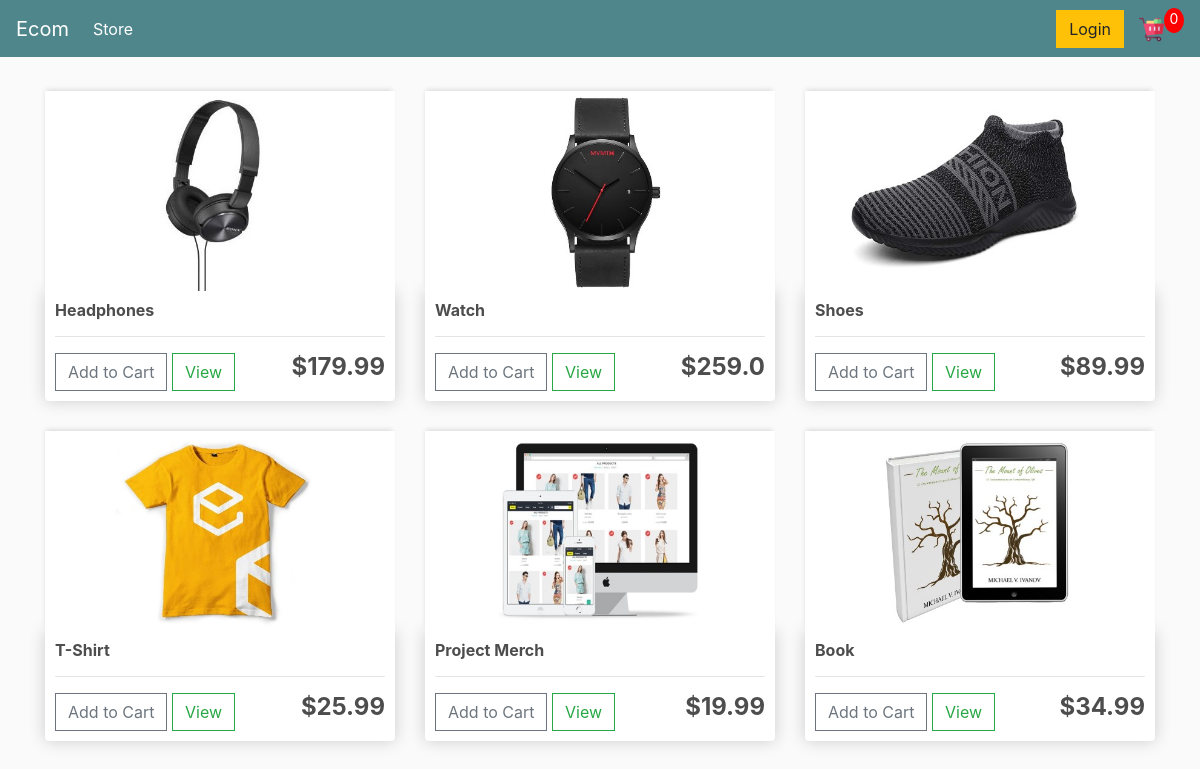
The page / on the database its author committed.
### store/models.py (models this page shows, shortened)
class Product(models.Model):
	name = models.CharField(max_length=300)
	price = models.FloatField()
	digital = models.BooleanField(default=False, null=True, blank=True)
	image = models.ImageField(null=True, blank=True)
	@property
	def imageURL(self):
		try:
			url = self.image.url
		except:
			url=''
		return url

### store/views.py (the view)
# urls.py: path('', views.storeHandler, name='store'),
def storeHandler(request):
	products = Product.objects.all()
	context = {
		'products':products
	}
	return render(request, 'store/store.html', context)

### store/templates/store/store.html
{% extends 'store/main.html' %}
{% load static %}
{% block content %}
    <div class="row">
        {% for product in products %}
            <div class="col-lg-4">
                <img class="thumbnail" src="{{product.imageURL}}">
                <div class="box-element product" style="margin-top: 0; margin-bottom: 20px;">
                    <h6><strong>{{product.name}}</strong></h6>
                    <hr>
                    <button  class="btn btn-outline-secondary add-btn">Add to Cart</button>
                    <a class="btn btn-outline-success" href="#">View</a>
                    <h4 style="display: inline-block; float: right"><strong>${{product.price}}</strong></h4>
                </div>
            </div>
        {% endfor %}
    </div>
{% endblock content %}

### store/templates/store/main.html (shortened to what this page needs)
<!DOCTYPE html>
{% load static %}
<html>
<head>
	<link rel="stylesheet" href="https://stackpath.bootstrapcdn.com/bootstrap/4.4.1/css/bootstrap.min.css">
	<link rel="stylesheet" type="text/css" href="{% static 'css/main.css' %}">
</head>
<body>
	<nav class="navbar navbar-expand-lg navbar-dark bg-dark">
	  <a class="navbar-brand" href="{% url 'store' %}">Ecom</a>
	  <div class="collapse navbar-collapse" id="navbarSupportedContent">
	    <ul class="navbar-nav mr-auto">
	      <li class="nav-item active">
	        <a class="nav-link" href="{% url 'store' %}">Store <span class="sr-only">(current)</span></a>
	      </li>
	    </ul>
	    <div class="form-inline my-2 my-lg-0">
	     	<a href="#"class="btn btn-warning">Login</a>
	     	<a href="{% url 'cart' %}">
	    		<img  id="cart-icon" src="{% static 'img/cart.png' %}">
	    	</a>
	    	<p id="cart-total">0</p>
	    </div>
	  </div>
	</nav>
     <div class="container">
            <br>
            {% block content %}
            {% endblock content %}
         </div>
</body>
</html>

### static/css/main.css (style rules this page uses)
body { background-color: hsl(0, 0%, 98%); }
h1,h2,h3,h4,h5,h6 { color:hsl(0, 0%, 30%); }
.box-element { box-shadow:hsl(0, 0%, 80%) 0 0 16px; background-color: #fff; border-radius: 4px; padding: 10px; }
.thumbnail { width: 100%; height: 200px; -webkit-box-shadow: -1px -3px 5px -2px rgba(214,214,214,1); -moz-box-shadow: -1px -3px 5px -2px rgba(214,214,214,1); box-shadow: -1px -3px 5px -2px rgba(214,214,214,1); }
.product { border-radius: 0 0 4px 4px; }
.bg-dark { background-color: #4f868c!important; }
#cart-icon { width:25px; display: inline-block; margin-left: 15px; }
#cart-total { display: block; text-align: center; color:#fff; background-color: red; width: 20px; height: 25px; border-radius: 50%; font-size: 14px; }
.col-lg-4, .col-lg-6, .col-lg-8, .col-lg-12 { margin-top: 10px; }
.btn { border-radius: 0; }

### rows shown on the page
Product: imageURL (picture), name "Headphones", price "179.99"
Product: imageURL (picture), name "Watch", price "259.0"
Product: imageURL (picture), name "Shoes", price "89.99"
Product: imageURL (picture), name "T-Shirt", price "25.99"
Product: imageURL (picture), name "Project Merch", price "19.99"
Product: imageURL (picture), name "Book", price "34.99"
